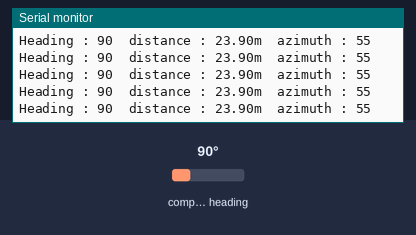
Recording of a sketch running on a simulated Arduino Uno, built with avr-gcc and run on an emulated ATmega328P. Shown: the last lines printed to the serial monitor. The inputs (shaded band) are chosen by the test bench; at power-on: compass heading 90°.

Above: at 1.2 s.
1.3 s: compass heading set to 7°
At 1.42 s:
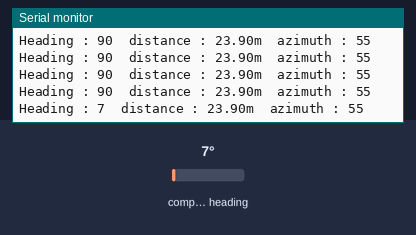
4.3 s: compass heading set to 90°
At 4.31 s:
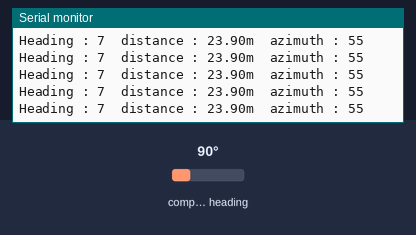
7.3 s: compass heading set to 180°
At 7.39 s:
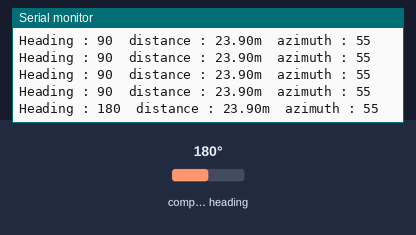
10.3 s: compass heading set to 7°
At 10.31 s:
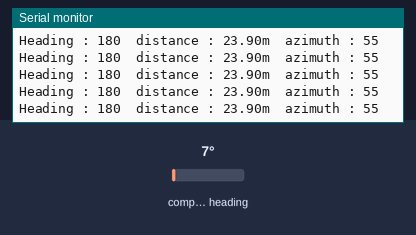
13.3 s: compass heading set to 269°
At 13.47 s:
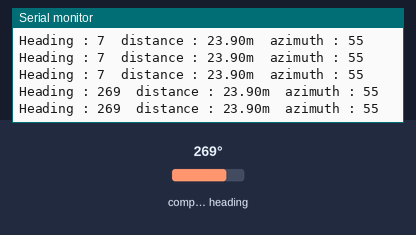
Timing chart, 0 to 16.3 s (numbered marks = the images above; inputs shaded):
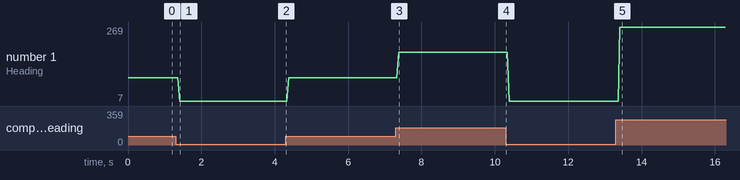

The sketch:

rotate_angle.ino
```cpp
#include<math.h>
#include <Wire.h>
#include <MechaQMC5883.h>
#include <TinyGPS++.h>
#include <SoftwareSerial.h>

static const uint32_t GPSBaud = 9600;

//gps module
TinyGPSPlus gps;
//digital compass
MechaQMC5883 qmc;

double toDegree(double radian){
    radian = (radian * 180) / PI;
    return radian;
}

double toRadians( double degree){
    double one_deg = PI / 180;
    return (one_deg * degree);
}

int getCompassHeading(){
    int x, y, z;
    int robot_car_heading;

    qmc.read(&x, &y, &z, &robot_car_heading);

    robot_car_heading = qmc.azimuth(&y,&x);

    return robot_car_heading;
}

double computeDistance(double waypoint_lat, double waypoint_lon, double robot_car_lat, double robot_car_lon) {
    waypoint_lat = toRadians(waypoint_lat);
    waypoint_lon = toRadians(waypoint_lon);
    robot_car_lat = toRadians(robot_car_lat);
    robot_car_lon = toRadians(robot_car_lon);

    double dlat = robot_car_lat - waypoint_lat;
    double dlon = robot_car_lon - waypoint_lon;
    double a = pow(sin(dlat/2),2) + cos(waypoint_lat) * cos(robot_car_lat) * pow(sin(dlon/2),2);

    double c = 2 * atan2(sqrt(a), sqrt(1-a));

    double world_rarius = 6371.0;

    double d = c * world_rarius;

    double ans = d * pow(10,3);

    return ans; //distance between two point (m)
}

//double computeAngle(double robot_car_lat, double robot_car_lon, double waypoint_lat, double waypoint_lon, double robot_car_heading){
//    double lat2 = toRadians(waypoint_lat);
//    double lon2 = toRadians(waypoint_lon);
//    double lat1 = toRadians(robot_car_lat);
//    double lon1 = toRadians(robot_car_lon);
//
//    double dlat = lat2 - lat1;
//    double dlon = lon2 - lon1;
//    double angle_ref_x;
//
////    double waypoint_angle = atan2(sin(dlon) * cos(robot_car_lat) , ( cos(waypoint_lat) * sin(robot_car_lat) ) - ( sin(waypoint_lat) * cos(robot_car_lat) * cos(dlon) ));
////    waypoint_angle = waypoint_angle * 180/PI;
////    return waypoint_angle;
//
//
//    angle_ref_x = atan(dlat / dlon); //result is radians
//    angle_ref_x = toDegree(angle_ref_x); //result is degree
//
//    //is_turnleft = 0;//-----------------------------------------------------------------------------turn right
//    if(dlon>0 && dlat>0){//-----------------------------------------------x+ y+
//        return 90 - (robot_car_heading + angle_ref_x);
//    }
//
//    if(dlon>0 && dlat==0){//----------------------------------------------x+ y=0
//        return 90 - (robot_car_heading + angle_ref_x);
//    }
//
//    if(dlon>0 && dlat<0){//----------------------------------------------x+ y-
//        return (90 + abs(angle_ref_x)) - robot_car_heading;
//    }
//
//    if(dlon==0 && dlat<0){//----------------------------------------------x=0 y-
//        return 180 - robot_car_heading;
//    }
//
//    //is_turnleft = 1; //----------------------------------------------------------------------------turn left
//    if(dlon<0 && dlat<0){//----------------------------------------------x- y-
//        return (270 - angle_ref_x) - robot_car_heading;
//    }
//
//    if(dlon<0 && dlat==0){//----------------------------------------------x- y=0
//        return 270 - robot_car_heading;
//    }
//
//    if(dlon<0 && dlat>0){//----------------------------------------------x- y+
//        return 270 + abs(angle_ref_x) - robot_car_heading;
//    }
//
//    if(dlon==0 && dlat>0){//----------------------------------------------x=0 y+
//        return 360 - robot_car_heading;
//    }
//}

void setup() {
  Wire.begin();
  Serial.begin(9600);
  //Serial2.begin(GPSBaud);
  qmc.init();

}

void loop() {

    double waypoint_latitude = 7.007255;
    double waypoint_longitude = 100.502468;
    double robot_car_latitude = 7.007132;
    double robot_car_longitude = 100.502289;

    double world_radius = 6371.0;


//===========================================================================
    waypoint_latitude = toRadians(waypoint_latitude);
    waypoint_longitude = toRadians(waypoint_longitude);
    robot_car_latitude = toRadians(robot_car_latitude);
    robot_car_longitude = toRadians(robot_car_longitude);
    double dlat = waypoint_latitude - robot_car_latitude;
    double dlon = waypoint_longitude - robot_car_longitude;

    double a = pow(sin(dlat / 2),2) + cos(robot_car_latitude) * cos(waypoint_latitude) *  pow( sin(dlon / 2) , 2);
    double d = 2 * world_radius * atan2(sqrt(a), sqrt(1-a));

    int robot_car_heading = getCompassHeading();
    Serial.print("Heading : ");
    Serial.print(robot_car_heading);

    Serial.print("\tdistance : ");
    Serial.print(d*1000);
    Serial.print("m");

//===========================================================================

    double azimuth_angle = atan2( sin(dlon)*cos(waypoint_latitude), (cos(robot_car_latitude) * sin(waypoint_latitude)) - (sin(robot_car_latitude) * cos(waypoint_latitude) * cos(dlon)));
    int azimuth = toDegree(azimuth_angle);
    Serial.print("\tazimuth : ");
    Serial.println(azimuth);


}
```

Measured:
- after the input at 1.3 s, the serial monitor: prints a new line after 0.11 s (image 1)
- after the input at 7.3 s, the serial monitor: prints a new line after 0.07 s (image 3)
- after the input at 13.3 s, the serial monitor: prints a new line after 0.11 s (image 5)
- plotted number 1: 90 → 7 after the input at 1.3 s, 90 → 180 after the input at 7.3 s, 180 → 7 after the input at 10.3 s, 7 → 269 after the input at 13.3 s
